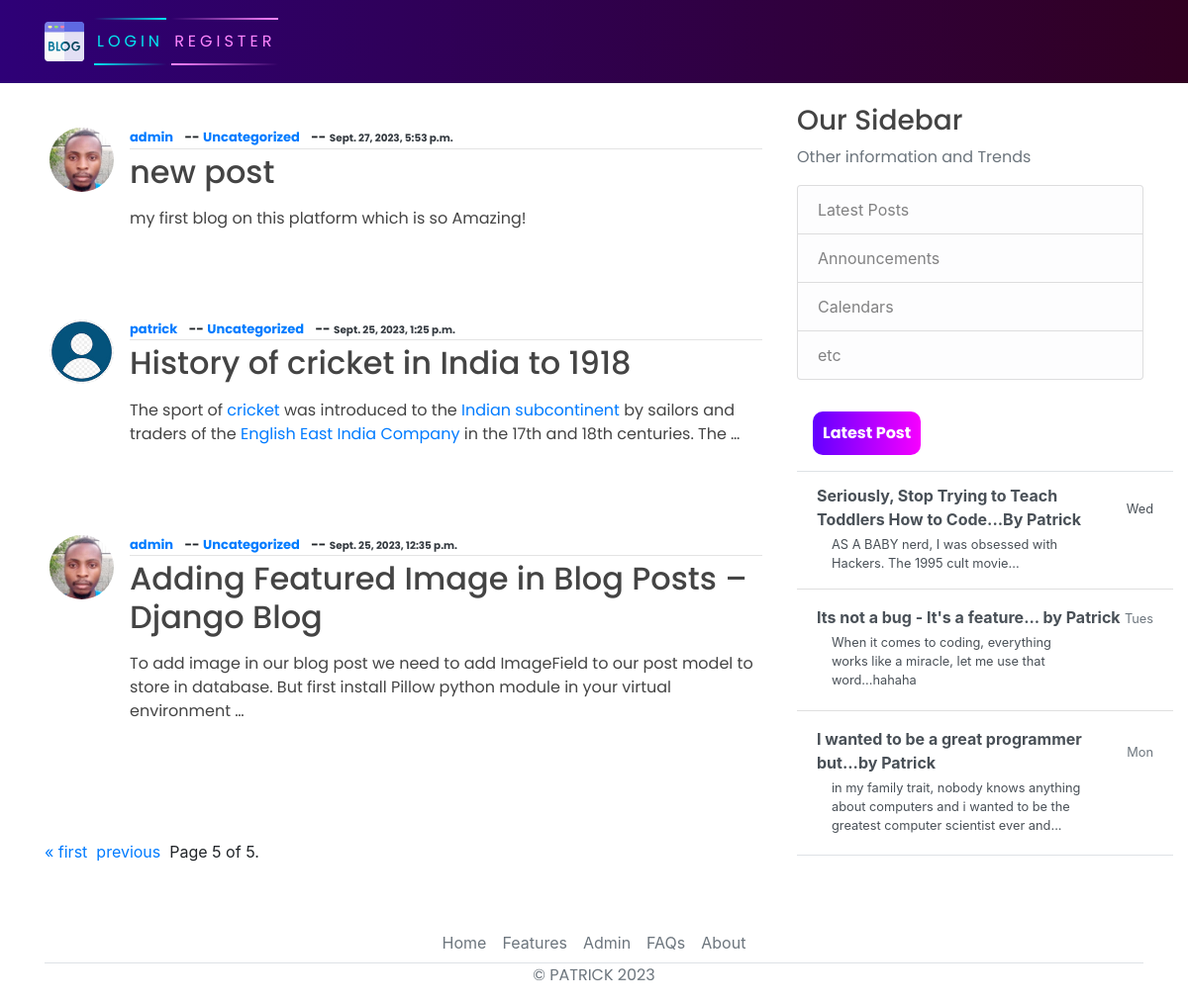
The app's page /?page=5 with its own data.
### blog/models.py (models this page shows, shortened)
class Post(models.Model):
    title = models.CharField(max_length=200)
    content=RichTextField(null=True,blank=True)
    image_handler=models.ImageField(null=True,blank=True ,upload_to="images/")
    date_posted = models.DateTimeField(auto_now_add=True)
    author = models.ForeignKey(User, on_delete=models.CASCADE)
    likes = models.ManyToManyField(User, related_name='blog_posts', blank=True)
    dislikes = models.ManyToManyField(User, related_name='disliked_posts', blank=True)
    categories = models.ManyToManyField(Category, related_name='posts')
    """
        def total_likes(self):

                return self.likes.count()
    """

### users/models.py (models this page shows, shortened)
class Profile(models.Model):
    user = models.OneToOneField(User, on_delete=models.CASCADE)
    image = models.ImageField(default='default.jpg', upload_to='profile', validators=[
                              FileExtensionValidator(['png', 'jpg'])])

### blog/views.py (the view)
# urls.py: path('', PostListView.as_view(), name="blog-home"),
class PostListView(ListView):
    model = Post
    template_name = 'blog/home.html'
    context_object_name = 'posts'
    ordering = ["-date_posted"]
    """
    paginate here
    """
    paginate_by = 3

### blog/templates/blog/home.html (shortened to what this page needs)
{% extends 'blog/base.html' %}
{% load static %}
{% block content %}
  <h1>Blog Home</h1>
  <hr>
  {% for post in posts %}
    <article class="media content-section row mt-5 pt-3">
      <img class="rounded-circle article-img" src="{{ post.author.profile.image.url }}" alt="">
      <div class="media-body">
        <div class="article-metadata">
          <strong><a class="mr-2" href="#">{{ post.author }}</a></strong>
          <strong>--</strong>
          {% for category in post.category.all %}
            <strong><a href="{% url 'category-list' category.id %}">{{ category.name }} </a></strong>
          {% empty %}
            <strong><a class="mr-2 text-primary" href="#">Uncategorized</a></strong>
          {% endfor %}
          <strong>--</strong>
          <small class="text-dark"><strong>{{ post.date_posted }}</strong></small>
        </div>
        <h2><a class="article-title" href="{% url 'blog-detail' post.id %}">{{ post.title }}</a></h2>
        <p class="article-content">{{ post.content|truncatewords:30|safe }}</p>
      </div>
    </article>
  {% endfor %}
  {% for post in page_obj %}
    {{ post.full_name|upper }}<br>
{% endfor %}
<div class="pagination">
    <span class="step-links">
        {% if page_obj.has_previous %}
            <a href="?page=1">&laquo; first</a>&nbsp;
            <a href="?page={{ page_obj.previous_page_number }}">previous</a>&nbsp;
        {% endif %}
        <span class="current">
            Page {{ page_obj.number }} of {{ page_obj.paginator.num_pages }}.&nbsp;
        </span>
    </span>
</div>
{% endblock content %}

### blog/static/blog/main.css (style rules this page uses)
body { background-color: rgb(56, 56, 56); margin-top: 5rem; background-size: contain; background-repeat: no-repeat; }
h1, h2, h3, h4, h5, h6, p { color: #444444; font-family: 'Poppins', sans-serif; }
.content-section { background: #ffffff; padding: 10px 20px; border-radius: 10px; margin-bottom: 20px; }
.article-title { color: #444444; }
.article-content { white-space: pre-line; }
.article-img { height: 65px; width: 65px; margin-right: 16px; }
.article-metadata { font-family: 'Poppins', sans-serif; padding-bottom: 1px; margin-bottom: 4px; font-size: 13px; border-bottom: 1px solid #e3e3e3 }

### records on screen
Post: author.profile.image (picture), author "admin", date_posted "Sept. 27, 2023, 5:53 p.m.", title "new post", content "my first blog on this platform which is so Amazing!"
Post: author.profile.image (placeholder picture), author "patrick", date_posted "Sept. 25, 2023, 1:25 p.m.", title "History of cricket in India to 1918", content "The sport of cricket was introduced to the Indian subcontinent by sailors and traders of the English East India Company in the 17th and 18th centuries. The …"
Post: author.profile.image (picture), author "admin", date_posted "Sept. 25, 2023, 12:35 p.m.", title "Adding Featured Image in Blog Posts – Django Blog", content "To add image in our blog post we need to add ImageField to our post model to store in database. But first install Pillow python module in your virtual environment …"

### other values on screen
{{ page_obj.number }} "5"
{{ page_obj.paginator.num_pages }} "5"
